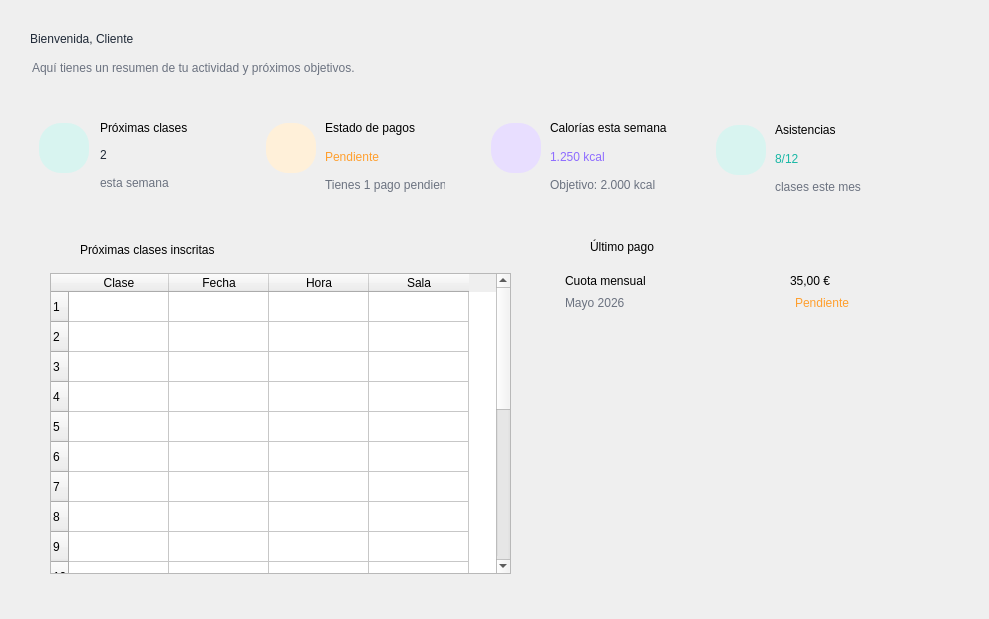
    <widget class="QWidget" name="pageInicio">
     <widget class="QLabel" name="fondoOlaInicio">
      <property name="geometry">
       <rect>
        <x>0</x>
        <y>0</y>
        <width>980</width>
        <height>610</height>
       </rect>
      </property>
      <property name="text">
       <string/>
      </property>
      <property name="pixmap">
       <pixmap>:/newPrefix/reborde_ola.png</pixmap>
      </property>
      <property name="scaledContents">
       <bool>true</bool>
      </property>
     </widget>
     <widget class="QLabel" name="lblBienvenida">
      <property name="geometry">
       <rect>
        <x>30</x>
        <y>22</y>
        <width>350</width>
        <height>34</height>
       </rect>
      </property>
      <property name="styleSheet">
       <string notr="true">font:bold 20pt &quot;Segoe UI&quot;; color:#1F2937;</string>
      </property>
      <property name="text">
       <string>Bienvenida, Cliente</string>
      </property>
     </widget>
     <widget class="QLabel" name="lblResumen">
      <property name="geometry">
       <rect>
        <x>32</x>
        <y>58</y>
        <width>470</width>
        <height>20</height>
       </rect>
      </property>
      <property name="styleSheet">
       <string notr="true">font:9pt &quot;Segoe UI&quot;; color:#6B7280;</string>
      </property>
      <property name="text">
       <string>Aquí tienes un resumen de tu actividad y próximos objetivos.</string>
      </property>
     </widget>
     <widget class="QFrame" name="card1">
      <property name="geometry">
       <rect>
        <x>30</x>
        <y>98</y>
        <width>205</width>
        <height>105</height>
       </rect>
      </property>
      <widget class="QLabel" name="lblIconClases">
       <property name="geometry">
        <rect>
         <x>9</x>
         <y>25</y>
         <width>50</width>
         <height>50</height>
        </rect>
       </property>
       <property name="styleSheet">
        <string notr="true">background-color:#D8F4F0; border-radius:22px;</string>
       </property>
       <property name="text">
        <string/>
       </property>
      </widget>
      <widget class="QLabel" name="icoCard1">
       <property name="geometry">
        <rect>
         <x>20</x>
         <y>35</y>
         <width>30</width>
         <height>30</height>
        </rect>
       </property>
       <property name="pixmap">
        <pixmap>:/newPrefix/calendario.png</pixmap>
       </property>
       <property name="scaledContents">
        <bool>true</bool>
       </property>
      </widget>
      <widget class="QLabel" name="lblTituloClases">
       <property name="geometry">
        <rect>
         <x>70</x>
         <y>20</y>
         <width>120</width>
         <height>20</height>
        </rect>
       </property>
       <property name="styleSheet">
        <string notr="true">font:bold 9pt &quot;Segoe UI&quot;;</string>
       </property>
       <property name="text">
        <string>Próximas clases</string>
       </property>
      </widget>
      <widget class="QLabel" name="lblNumClases">
       <property name="geometry">
        <rect>
         <x>70</x>
         <y>43</y>
         <width>80</width>
         <height>28</height>
        </rect>
       </property>
       <property name="styleSheet">
        <string notr="true">font:bold 20pt &quot;Segoe UI&quot;; color:#1F2937;</string>
       </property>
       <property name="text">
        <string>2</string>
       </property>
      </widget>
      <widget class="QLabel" name="lblSubClases">
       <property name="geometry">
        <rect>
         <x>70</x>
         <y>75</y>
         <width>90</width>
         <height>20</height>
        </rect>
       </property>
       <property name="styleSheet">
        <string notr="true">color:#6B7280; font:8pt &quot;Segoe UI&quot;;</string>
       </property>
       <property name="text">
        <string>esta semana</string>
       </property>
      </widget>
     </widget>
     <widget class="QFrame" name="card2">
      <property name="geometry">
       <rect>
        <x>255</x>
        <y>98</y>
        <width>205</width>
        <height>105</height>
       </rect>
      </property>
      <widget class="QLabel" name="lblIconPago">
       <property name="geometry">
        <rect>
         <x>11</x>
         <y>25</y>
         <width>50</width>
         <height>50</height>
        </rect>
       </property>
       <property name="styleSheet">
        <string notr="true">background-color:#FFF0D9; border-radius:22px;</string>
       </property>
       <property name="text">
        <string/>
       </property>
      </widget>
      <widget class="QLabel" name="icoCard2">
       <property name="geometry">
        <rect>
         <x>20</x>
         <y>35</y>
         <width>30</width>
         <height>30</height>
        </rect>
       </property>
       <property name="pixmap">
        <pixmap>:/newPrefix/pagos.png</pixmap>
       </property>
       <property name="scaledContents">
        <bool>true</bool>
       </property>
      </widget>
      <widget class="QLabel" name="lblTituloPago">
       <property name="geometry">
        <rect>
         <x>70</x>
         <y>20</y>
         <width>120</width>
         <height>20</height>
        </rect>
       </property>
       <property name="styleSheet">
        <string notr="true">font:bold 9pt &quot;Segoe UI&quot;;</string>
       </property>
       <property name="text">
        <string>Estado de pagos</string>
       </property>
      </widget>
      <widget class="QLabel" name="lblEstadoPago">
       <property name="geometry">
        <rect>
         <x>70</x>
         <y>45</y>
         <width>121</width>
         <height>28</height>
        </rect>
       </property>
       <property name="styleSheet">
        <string notr="true">font:bold 16pt &quot;Segoe UI&quot;; color:#FF9F2E;</string>
       </property>
       <property name="text">
        <string>Pendiente</string>
       </property>
      </widget>
      <widget class="QLabel" name="lblSubPago">
       <property name="geometry">
        <rect>
         <x>70</x>
         <y>78</y>
         <width>120</width>
         <height>18</height>
        </rect>
       </property>
       <property name="styleSheet">
        <string notr="true">color:#6B7280; font:7pt &quot;Segoe UI&quot;;</string>
       </property>
       <property name="text">
        <string>Tienes 1 pago pendiente</string>
       </property>
      </widget>
     </widget>
     <widget class="QFrame" name="card3">
      <property name="geometry">
       <rect>
        <x>480</x>
        <y>98</y>
        <width>205</width>
        <height>105</height>
       </rect>
      </property>
      <widget class="QLabel" name="lblIconCal">
       <property name="geometry">
        <rect>
         <x>11</x>
         <y>25</y>
         <width>50</width>
         <height>50</height>
        </rect>
       </property>
       <property name="styleSheet">
        <string notr="true">background-color:#E8DEFF; border-radius:22px;</string>
       </property>
       <property name="text">
        <string/>
       </property>
      </widget>
      <widget class="QLabel" name="icoCard3">
       <property name="geometry">
        <rect>
         <x>18</x>
         <y>33</y>
         <width>35</width>
         <height>35</height>
        </rect>
       </property>
       <property name="pixmap">
        <pixmap>:/newPrefix/fuego.png</pixmap>
       </property>
       <property name="scaledContents">
        <bool>true</bool>
       </property>
      </widget>
      <widget class="QLabel" name="lblTituloCal">
       <property name="geometry">
        <rect>
         <x>70</x>
         <y>20</y>
         <width>130</width>
         <height>20</height>
        </rect>
       </property>
       <property name="styleSheet">
        <string notr="true">font:bold 8pt &quot;Segoe UI&quot;;</string>
       </property>
       <property name="text">
        <string>Calorías esta semana</string>
       </property>
      </widget>
      <widget class="QLabel" name="lblCaloriasSemana">
       <property name="geometry">
        <rect>
         <x>70</x>
         <y>45</y>
         <width>110</width>
         <height>28</height>
        </rect>
       </property>
       <property name="styleSheet">
        <string notr="true">font:bold 13pt &quot;Segoe UI&quot;; color:#8E6CFF;</string>
       </property>
       <property name="text">
        <string>1.250 kcal</string>
       </property>
      </widget>
      <widget class="QLabel" name="lblObjCal">
       <property name="geometry">
        <rect>
         <x>70</x>
         <y>78</y>
         <width>110</width>
         <height>18</height>
        </rect>
       </property>
       <property name="styleSheet">
        <string notr="true">color:#6B7280; font:7pt &quot;Segoe UI&quot;;</string>
       </property>
       <property name="text">
        <string>Objetivo: 2.000 kcal</string>
       </property>
      </widget>
     </widget>
     <widget class="QFrame" name="card4">
      <property name="geometry">
       <rect>
        <x>705</x>
        <y>100</y>
        <width>205</width>
        <height>105</height>
       </rect>
      </property>
      <widget class="QLabel" name="lblIconAs">
       <property name="geometry">
        <rect>
         <x>11</x>
         <y>25</y>
         <width>50</width>
         <height>50</height>
        </rect>
       </property>
       <property name="styleSheet">
        <string notr="true">background-color:#D8F4F0; border-radius:22px;</string>
       </property>
       <property name="text">
        <string/>
       </property>
      </widget>
      <widget class="QLabel" name="icoCard4">
       <property name="geometry">
        <rect>
         <x>19</x>
         <y>35</y>
         <width>35</width>
         <height>35</height>
        </rect>
       </property>
       <property name="pixmap">
        <pixmap>:/newPrefix/marca-de-verificacion.png</pixmap>
       </property>
       <property name="scaledContents">
        <bool>true</bool>
       </property>
      </widget>
      <widget class="QLabel" name="lblTituloAs">
       <property name="geometry">
        <rect>
         <x>70</x>
         <y>20</y>
         <width>90</width>
         <height>20</height>
        </rect>
       </property>
       <property name="styleSheet">
        <string notr="true">font:bold 9pt &quot;Segoe UI&quot;;</string>
       </property>
       <property name="text">
        <string>Asistencias</string>
       </property>
      </widget>
      <widget class="QLabel" name="lblAsistencias">
       <property name="geometry">
        <rect>
         <x>70</x>
         <y>45</y>
         <width>90</width>
         <height>28</height>
        </rect>
       </property>
       <property name="styleSheet">
        <string notr="true">font:bold 18pt &quot;Segoe UI&quot;; color:#18B7A5;</string>
       </property>
       <property name="text">
        <string>8/12</string>
       </property>
      </widget>
      <widget class="QLabel" name="lblSubAs">
       <property name="geometry">
        <rect>
         <x>70</x>
         <y>78</y>
         <width>90</width>
         <height>18</height>
        </rect>
       </property>
       <property name="styleSheet">
        <string notr="true">color:#6B7280; font:7pt &quot;Segoe UI&quot;;</string>
       </property>
       <property name="text">
        <string>clases este mes</string>
       </property>
      </widget>
     </widget>
     <widget class="QFrame" name="cardTabla">
      <property name="geometry">
       <rect>
        <x>30</x>
        <y>223</y>
        <width>501</width>
        <height>361</height>
       </rect>
      </property>
      <widget class="QLabel" name="icoTabla">
       <property name="geometry">
        <rect>
         <x>18</x>
         <y>18</y>
         <width>20</width>
         <height>20</height>
        </rect>
       </property>
       <property name="pixmap">
        <pixmap>:/newPrefix/calendario.png</pixmap>
       </property>
       <property name="scaledContents">
        <bool>true</bool>
       </property>
      </widget>
      <widget class="QLabel" name="lblTituloTabla">
       <property name="geometry">
        <rect>
         <x>50</x>
         <y>15</y>
         <width>220</width>
         <height>24</height>
        </rect>
       </property>
       <property name="styleSheet">
        <string notr="true">font:bold 11pt &quot;Segoe UI&quot;;</string>
       </property>
       <property name="text">
        <string>Próximas clases inscritas</string>
       </property>
      </widget>
      <widget class="QTableWidget" name="tablaProximasClases">
       <property name="geometry">
        <rect>
         <x>20</x>
         <y>50</y>
         <width>461</width>
         <height>301</height>
        </rect>
       </property>
       <property name="rowCount">
        <number>20</number>
       </property>
       <row>
        <property name="text">
         <string>1</string>
        </property>
       </row>
       <row>
        <property name="text">
         <string>2</string>
        </property>
       </row>
       <row>
        <property name="text">
         <string>3</string>
        </property>
       </row>
       <row/>
       <row/>
       <row/>
       <row/>
       <row/>
       <row/>
       <row/>
       <row/>
       <row/>
       <row/>
       <row/>
       <row/>
       <row/>
       <row/>
       <row/>
       <row/>
       <row/>
       <column>
        <property name="text">
         <string>Clase</string>
        </property>
       </column>
       <column>
        <property name="text">
         <string>Fecha</string>
        </property>
       </column>
       <column>
        <property name="text">
         <string>Hora</string>
        </property>
       </column>
       <column>
        <property name="text">
         <string>Sala</string>
        </property>
       </column>
      </widget>
     </widget>
     <widget class="QFrame" name="cardPago">
      <property name="geometry">
       <rect>
        <x>540</x>
        <y>220</y>
        <width>371</width>
        <height>120</height>
       </rect>
      </property>
      <widget class="QLabel" name="icoPago">
       <property name="geometry">
        <rect>
         <x>15</x>
         <y>15</y>
         <width>23</width>
         <height>23</height>
        </rect>
       </property>
       <property name="pixmap">
        <pixmap>:/newPrefix/pagos.png</pixmap>
       </property>
       <property name="scaledContents">
        <bool>true</bool>
       </property>
      </widget>
      <widget class="QLabel" name="lblTituloUltPago">
       <property name="geometry">
        <rect>
         <x>50</x>
         <y>15</y>
         <width>130</width>
         <height>24</height>
        </rect>
       </property>
       <property name="styleSheet">
        <string notr="true">font:bold 11pt &quot;Segoe UI&quot;;</string>
       </property>
       <property name="text">
        <string>Último pago</string>
       </property>
      </widget>
      <widget class="QLabel" name="lblCuota">
       <property name="geometry">
        <rect>
         <x>25</x>
         <y>50</y>
         <width>120</width>
         <height>22</height>
        </rect>
       </property>
       <property name="styleSheet">
        <string notr="true">font:bold 9pt &quot;Segoe UI&quot;;</string>
       </property>
       <property name="text">
        <string>Cuota mensual</string>
       </property>
      </widget>
      <widget class="QLabel" name="lblCantidadPago">
       <property name="geometry">
        <rect>
         <x>250</x>
         <y>50</y>
         <width>80</width>
         <height>22</height>
        </rect>
       </property>
       <property name="styleSheet">
        <string notr="true">font:bold 12pt &quot;Segoe UI&quot;;</string>
       </property>
       <property name="text">
        <string>35,00 €</string>
       </property>
      </widget>
      <widget class="QLabel" name="lblMesPago">
       <property name="geometry">
        <rect>
         <x>25</x>
         <y>74</y>
         <width>100</width>
         <height>18</height>
        </rect>
       </property>
       <property name="styleSheet">
        <string notr="true">color:#6B7280; font:8pt &quot;Segoe UI&quot;;</string>
       </property>
       <property name="text">
        <string>Mayo 2026</string>
       </property>
      </widget>
      <widget class="QLabel" name="lblPendientePago">
       <property name="geometry">
        <rect>
         <x>255</x>
         <y>74</y>
         <width>80</width>
         <height>18</height>
        </rect>
       </property>
       <property name="styleSheet">
        <string notr="true">color:#FF9F2E; font:bold 9pt &quot;Segoe UI&quot;;</string>
       </property>
       <property name="text">
        <string>Pendiente</string>
       </property>
      </widget>
     </widget>
    </widget>
